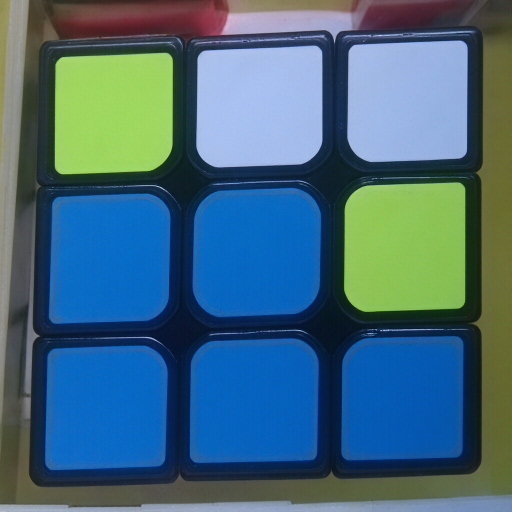
//> input picture RubiksCubeRecognition/data/cubeface1.jpg, 1024 x 1024 px (shown at 1/2 size)
$ ./main   (built with g++ and OpenCV 4)
//> lines starting //> are read from the running program, lines starting //| are printed output that depends on the picture; after the words box and inside, x2 and y2 are one past the last pixel; in counts of white or black regions, pixels touching at a corner belong together
#include <opencv2/opencv.hpp>
#include <iostream>
#include <vector>
#include <string>
#include <map>
#include <algorithm>

using namespace std;
using namespace cv;

/*************************************************************
 * 数据结构
 *************************************************************/
struct ColorRange {
    Scalar minVal;     // LAB 最小阈值
    Scalar maxVal;     // LAB 最大阈值
    string name;       // 颜色名称
    Scalar drawColor;  // 绘制颜色
    char code;         // 颜色代码（用于输出）
};

struct ColorBlock {
    Point2f center;    // 色块中心点
    string colorName;  // 颜色名称
    Scalar colorValue; // 颜色值
    Rect boundingBox;  // 边界框
    int row;           // 3x3网格中的行索引
    int col;           // 3x3网格中的列索引
    double area;       // 面积
};

/*************************************************************
 * 图像加载类
 *************************************************************/
class ImageLoader {
public:
    // 加载图像
    Mat loadImage(const string& filename) {
        Mat img = imread(filename);
        if (img.empty()) {
            cout << "无法加载图像：" << filename << endl;
        }
        else {
            cout << "成功加载图像：" << filename << endl;
        }
        return img;
    }
};

/*************************************************************
 * 色块检测与分析类
 *************************************************************/
class CubeFaceAnalyzer {
private:
    vector<ColorRange> colorTable; // 六种魔方颜色阈值
    map<string, char> colorCodes;  // 颜色名称到代码的映射

public:
    CubeFaceAnalyzer() {
        // 初始化颜色阈值表，包含六个颜色的LAB范围
        colorTable = {
            {{  0,146, 92}, { 94,187,155}, "Red",    Scalar(0,0,255), 'R'},
            {{139, 80,146}, {255,111,255}, "Yellow", Scalar(0,255,255), 'Y'},
            {{ 82, 42,  0}, {177,101,169}, "Green",  Scalar(0,255,0), 'G'},
            {{  0,  0,  0}, {255,255, 94}, "Blue",   Scalar(255,0,0), 'B'},
            {{160,127, 90}, {226,177,110}, "White",  Scalar(255,255,255), 'W'},
            {{ 87,158,106}, {163,255,172}, "Pink",   Scalar(203,192,255), 'P'}
        };

        // 初始化颜色代码映射
        for (auto& c : colorTable) {
            colorCodes[c.name] = c.code;
        }
    }

    /*********************************************************
     * 绘制虚线轮廓
     *********************************************************/
    void drawDashedContour(Mat& img, const vector<Point>& contour, Scalar color) {
        int segments = 8;      // 增加分段数，让虚线更密集
        int thickness = 5;     // 线条粗度

        for (int i = 0; i < contour.size(); i++) {
            Point p1 = contour[i];
            Point p2 = contour[(i + 1) % contour.size()];

            for (int k = 0; k < segments; k++) {
                float t1 = k / (float)segments;
                float t2 = (k + 0.5f) / (float)segments;  // 虚线的一半长度

                Point s = p1 + (p2 - p1) * t1;
                Point e = p1 + (p2 - p1) * t2;

                line(img, s, e, color, thickness, LINE_AA); // 使用抗锯齿
            }
        }
    }

    /*********************************************************
     * 比较函数：用于色块排序（先按行，再按列）
     *********************************************************/
    static bool compareColorBlocks(const ColorBlock& a, const ColorBlock& b) {
        if (a.row != b.row) {
            return a.row < b.row;
        }
        return a.col < b.col;
    }

    /*********************************************************
     * 检测并分析所有颜色色块
     *********************************************************/
    vector<ColorBlock> analyzeCubeFace(Mat& img, Mat& outputImg, bool draw = true) {
        vector<ColorBlock> allBlocks;
        Mat imgLab;
        cvtColor(img, imgLab, COLOR_BGR2Lab); // 转LAB颜色空间

        for (auto& c : colorTable) {
            Mat mask;
            inRange(imgLab, c.minVal, c.maxVal, mask); // 阈值分割

            // 形态学处理去噪
            morphologyEx(mask, mask, MORPH_OPEN, Mat(), Point(-1, -1), 2);

            // 提取轮廓
            vector<vector<Point>> contours;
            vector<Vec4i> hierarchy;
            findContours(mask, contours, hierarchy, RETR_EXTERNAL, CHAIN_APPROX_SIMPLE);

            for (int i = 0; i < contours.size(); i++) {
                double area = contourArea(contours[i]);
                if (area < 15000 || area > 150000) continue; // 过滤掉小面积噪声轮廓、阴影轮廓

                // 轮廓逼近
                float peri = arcLength(contours[i], true);
                vector<Point> approx;
                approxPolyDP(contours[i], approx, 0.002 * peri, true);

                // 绘制虚线轮廓
                if (draw) {
                    drawDashedContour(outputImg, approx, c.drawColor);
                }

                // 计算中心点
                Moments m = moments(contours[i]);
                Point2f center(m.m10 / m.m00, m.m01 / m.m00);

                // 创建色块信息
                ColorBlock block;
                block.center = center;
                block.colorName = c.name;
                block.colorValue = c.drawColor;
                block.boundingBox = boundingRect(approx);
                block.area = area;

                allBlocks.push_back(block);

                // 标注颜色名称
                if (draw) {
                    Rect boundRect = block.boundingBox;

                    // 在文字下加黑色背景条（增强对比）
                    rectangle(outputImg, Point(boundRect.x - 2, boundRect.y - 25),
                        Point(boundRect.x + 80, boundRect.y), Scalar(0, 0, 0), FILLED);

                    // 白色文字，字号更大
                    putText(outputImg, c.name, Point(boundRect.x, boundRect.y - 5),
                        FONT_HERSHEY_SIMPLEX, 1.0, Scalar(255, 255, 255), 2);
                }
            }
        }

        // 如果找到了9个色块，将它们分配到3x3网格
        if (allBlocks.size() == 9) {
            assignToGrid(allBlocks);
        }
        else {
            cout << "警告：检测到 " << allBlocks.size() << " 个色块，期望9个" << endl;
        }

        return allBlocks;
    }

    /*********************************************************
     * 将色块分配到3x3网格
     *********************************************************/
    void assignToGrid(vector<ColorBlock>& blocks) {
        // 按照Y坐标（行）排序
        vector<Point2f> centers;
        for (auto& block : blocks) {
            centers.push_back(block.center);
        }

        // 找到Y坐标的分割点（将9个点分成3行）
        vector<float> yCoords;
        for (auto& center : centers) {
            yCoords.push_back(center.y);
        }
        sort(yCoords.begin(), yCoords.end());

        // 确定行阈值
        float rowThreshold1 = yCoords[2] + (yCoords[3] - yCoords[2]) / 2;
        float rowThreshold2 = yCoords[5] + (yCoords[6] - yCoords[5]) / 2;

        // 为每个色块分配行索引
        for (auto& block : blocks) {
            if (block.center.y < rowThreshold1) {
                block.row = 0;
            }
            else if (block.center.y < rowThreshold2) {
                block.row = 1;
            }
            else {
                block.row = 2;
            }
        }

        // 对每一行按照X坐标（列）排序
        for (int r = 0; r < 3; r++) {
            vector<ColorBlock*> rowBlocks;
            for (auto& block : blocks) {
                if (block.row == r) {
                    rowBlocks.push_back(&block);
                }
            }

            // 按X坐标排序
            sort(rowBlocks.begin(), rowBlocks.end(),
                [](ColorBlock* a, ColorBlock* b) {
                    return a->center.x < b->center.x;
                });

            // 分配列索引
            for (int c = 0; c < rowBlocks.size(); c++) {
                rowBlocks[c]->col = c;
            }
        }

        // 按网格位置排序
        sort(blocks.begin(), blocks.end(), compareColorBlocks);
    }

    /*********************************************************
     * 创建颜色矩阵（3x3）并打印
     *********************************************************/
    vector<vector<char>> createColorMatrix(const vector<ColorBlock>& blocks) {
        vector<vector<char>> colorMatrix(3, vector<char>(3, ' '));

        for (const auto& block : blocks) {
            if (block.row >= 0 && block.row < 3 && block.col >= 0 && block.col < 3) {
                colorMatrix[block.row][block.col] = colorCodes[block.colorName];
            }
        }

        return colorMatrix;
    }

    /*********************************************************
     * 获取颜色映射表
     *********************************************************/
    // [7 lines left out: function getColorMap, not called in this run]

    /*********************************************************
     * 获取颜色代码映射表
     *********************************************************/
    map<char, Scalar> getColorCodeMap() const {
        map<char, Scalar> colorCodeMap;
        for (const auto& c : colorTable) {
            colorCodeMap[c.code] = c.drawColor;
        }
        return colorCodeMap;
    }
};

/*************************************************************
 * 色块标准化和魔方展开图绘制类
 *************************************************************/
class CubeVisualizer {
private:
    int blockSize = 60; // 每个色块的大小（像素）

public:
    /*********************************************************
     * 绘制单个标准化的魔方面
     *********************************************************/
    Mat drawStandardFace(const vector<vector<char>>& colorMatrix,
        const map<char, Scalar>& colorCodeMap,
        const string& faceName = "") {
        int margin = 10;
        int labelHeight = faceName.empty() ? 0 : 25;

        // 创建图像
        Mat faceImg(blockSize * 3 + margin * 2 + labelHeight,
            blockSize * 3 + margin * 2,
            CV_8UC3,
            Scalar(240, 240, 240));  // 浅灰色背景

        // 绘制每个色块
        for (int row = 0; row < 3; row++) {
            for (int col = 0; col < 3; col++) {
                char colorCode = colorMatrix[row][col];

                // 获取颜色
                Scalar blockColor = Scalar(128, 128, 128); // 默认灰色
                if (colorCodeMap.find(colorCode) != colorCodeMap.end()) {
                    blockColor = colorCodeMap.at(colorCode);
                }

                // 计算位置
                int x = margin + col * blockSize;
                int y = margin + row * blockSize;

                // 绘制色块
                rectangle(faceImg,
                    Rect(x, y, blockSize, blockSize),
                    blockColor,
                    FILLED);

                // 绘制边框
                rectangle(faceImg,
                    Rect(x, y, blockSize, blockSize),
                    Scalar(50, 50, 50),  // 深灰色边框
                    2);

                // 在中心绘制颜色代码
                string codeStr(1, colorCode);
                putText(faceImg,
                    codeStr,
                    Point(x + blockSize / 3, y + 2 * blockSize / 3),
                    FONT_HERSHEY_SIMPLEX,
                    0.7,
                    Scalar(0, 0, 0),  // 黑色文字
                    2);
            }
        }

        // 添加面名称标签（如果有）
        if (!faceName.empty()) {
            putText(faceImg,
                faceName,
                Point(margin, faceImg.rows - margin / 2),
                FONT_HERSHEY_SIMPLEX,
                0.6,
                Scalar(0, 0, 0),  // 黑色文字
                2);
        }

        return faceImg;
    }

    /*********************************************************
     * 绘制魔方展开图（使用标准4x3网格布局）
     *********************************************************/
    Mat drawCubeNet(const vector<vector<vector<char>>>& allColorMatrices,
        const map<char, Scalar>& colorCodeMap) {
        int margin = 10;

        // 计算画布尺寸：4x3网格布局
        int cols = 4 * (blockSize * 3 + margin) + margin;
        int rows = 3 * (blockSize * 3 + margin) + margin;
        Mat cubeNet = Mat::zeros(rows, cols, CV_8UC3);
        cubeNet.setTo(Scalar(240, 240, 240)); // 浅灰色背景

        // 标准魔方展开图布局：
        // 位置: (列, 行) 每个单位是一个面的大小+边距
        vector<Point> facePositions = {
            Point(1, 0),  // Up: 第0行第1列
            Point(0, 1),  // Left: 第1行第0列
            Point(1, 1),  // Front: 第1行第1列
            Point(2, 1),  // Right: 第1行第2列
            Point(3, 1),  // Back: 第1行第3列
            Point(1, 2)   // Down: 第2行第1列
        };

        vector<string> faceLabels = { "Up", "Left", "Front", "Right", "Back", "Down" };

        for (int i = 0; i < allColorMatrices.size() && i < 6; i++) {
            Point pos = facePositions[i];
            int x = margin + pos.x * (blockSize * 3 + margin);
            int y = margin + pos.y * (blockSize * 3 + margin);

            // 绘制单个面
            for (int r = 0; r < 3; r++) {
                for (int c = 0; c < 3; c++) {
                    char colorCode = allColorMatrices[i][r][c];
                    Scalar color = Scalar(128, 128, 128); // 默认灰色

                    if (colorCodeMap.find(colorCode) != colorCodeMap.end()) {
                        color = colorCodeMap.at(colorCode);
                    }

                    Rect blockRect(x + c * blockSize, y + r * blockSize, blockSize, blockSize);
                    rectangle(cubeNet, blockRect, color, FILLED);
                    rectangle(cubeNet, blockRect, Scalar(50, 50, 50), 2);

                    // 显示颜色代码
                    string codeStr(1, colorCode);
                    putText(cubeNet, codeStr,
                        Point(x + c * blockSize + blockSize / 4,
                            y + r * blockSize + 3 * blockSize / 4),
                        FONT_HERSHEY_SIMPLEX, 0.5, Scalar(0, 0, 0), 1);
                }
            }

            // 添加面标签
            putText(cubeNet, faceLabels[i], Point(x + 5, y - 5),
                FONT_HERSHEY_SIMPLEX, 0.6, Scalar(0, 0, 0), 2);
        }

        return cubeNet;
    }

    /*********************************************************
     * 创建检测结果与标准化结果的对比图
     *********************************************************/
    Mat createComparisonImage(const Mat& detectionImg,
        const Mat& standardFace,
        const string& faceName) {
        // 调整图像尺寸以匹配
        Mat resizedDetection, resizedStandard;
        int targetHeight = 400;
        int targetWidth = 400;

        resize(detectionImg, resizedDetection, Size(targetWidth, targetHeight));
        resize(standardFace, resizedStandard, Size(targetWidth, targetHeight));

        // 创建组合图像
        Mat combined(targetHeight, targetWidth * 2, CV_8UC3, Scalar(240, 240, 240));

        // 将检测图像放在左侧
        Mat leftROI = combined(Rect(0, 0, targetWidth, targetHeight));
        resizedDetection.copyTo(leftROI);

        // 将标准化图像放在右侧
        Mat rightROI = combined(Rect(targetWidth, 0, targetWidth, targetHeight));
        resizedStandard.copyTo(rightROI);


        return combined;
    }
};

/*************************************************************
 * 主程序
 *************************************************************/
int main() {
    ImageLoader loader;
    CubeFaceAnalyzer analyzer;
    CubeVisualizer visualizer;

    // 获取颜色映射
    map<char, Scalar> colorCodeMap = analyzer.getColorCodeMap();

    // 六张魔方图像
    vector<string> filenames = {
        "data/cubeface1.jpg",
        "data/cubeface2.jpg",
        "data/cubeface3.jpg",
        "data/cubeface4.jpg",
        "data/cubeface5.jpg",
        "data/cubeface6.jpg"
    };

    vector<string> faceNames = { "Front", "Back", "Left", "Right", "Up", "Down" };
    vector<vector<vector<char>>> allColorMatrices; // 存储所有面的颜色矩阵
    vector<Mat> standardFaces; // 存储标准化后的面

    // 创建输出目录
    system("mkdir -p output");

    cout << "===== 魔方颜色检测程序 =====" << endl;
    cout << "注意：请确保图像文件位于 data/ 目录下" << endl << endl;

    // 处理每个面
    for (int i = 0; i < filenames.size(); i++) {
        cout << "\n============== 处理第 " << (i + 1) << " 张图 (" << faceNames[i] << ") ==============\n";

        // 1) 加载图像
        Mat img = loader.loadImage(filenames[i]);
//> in loadImage, img is the input picture: 1024 rows x 1024 cols, CV_8UC3; mean B, G, R 124.5, 104.8, 66.8
        if (img.empty()) continue;

        // 2) 克隆原图，用于处理
        Mat processedImg = img.clone();

        // 3) 分析魔方面，检测色块
        vector<ColorBlock> blocks = analyzer.analyzeCubeFace(img, processedImg, true);
//> the loop in analyzeCubeFace, `for (auto& c : colorTable)` made 6 passes
//> (c.minVal, c.maxVal) on passes 2, 4, 5, 6: (Scalar(139, 80, 146), Scalar(255, 111, 255)), (Scalar(0), Scalar(255, 255, 94)), (Scalar(160, 127, 90), Scalar(226, 177, 110)), (Scalar(87, 158, 106), Scalar(163, 255, 172))
//> pass 1, in analyzeCubeFace, `inRange(imgLab, c.minVal, c.maxVal, mask);`:
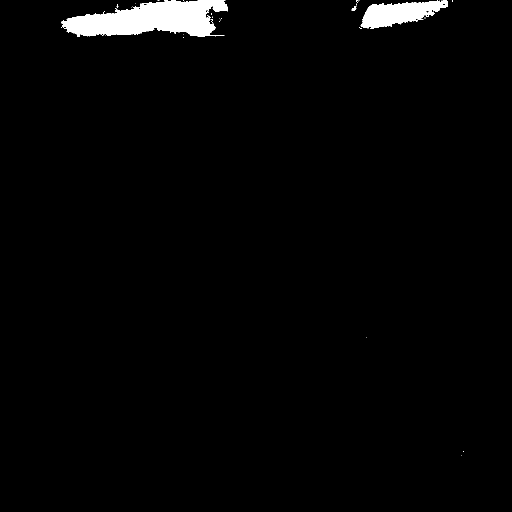
//> mask: 1024 rows x 1024 cols, CV_8UC1 (shown at 1/2 size); 2.1% white; 45 white regions (42 under 20 px), largest, box (x1, y1, x2, y2) and area: (122, 0, 456, 73) 15775, (721, 1, 896, 58) 5761, (703, 12, 713, 22) 53
//> pass 1, in analyzeCubeFace, `morphologyEx(mask, mask, MORPH_OPEN, Mat(), Point(-1, -1), 2);`:
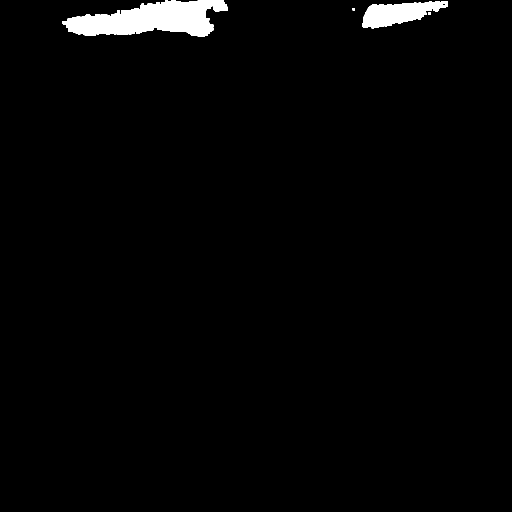
//> mask: 1024 rows x 1024 cols, CV_8UC1 (shown at 1/2 size); 2% white; 4 white regions, box (x1, y1, x2, y2) and area: (124, 0, 456, 73) 15206, (725, 2, 896, 57) 5499, (856, 25, 862, 30) 30, (705, 16, 710, 21) 25
//> pass 2, in analyzeCubeFace, `inRange(imgLab, c.minVal, c.maxVal, mask);`:
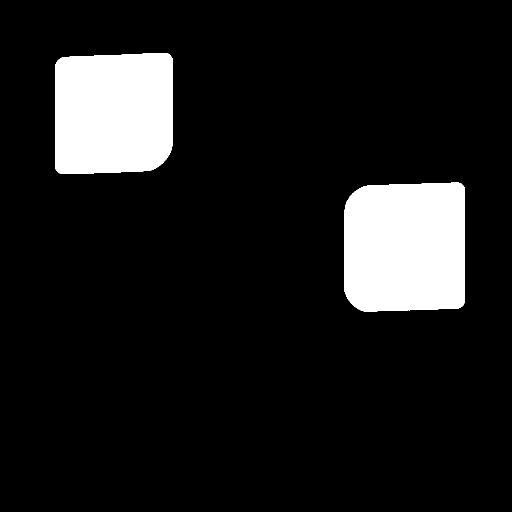
//> mask: 1024 rows x 1024 cols, CV_8UC1 (shown at 1/2 size); 10.9% white; 2 white regions, box (x1, y1, x2, y2) and area: (688, 365, 930, 624) 59533, (110, 106, 346, 348) 54294
//> after the loop in analyzeCubeFace, `for (auto& c : colorTable)`:
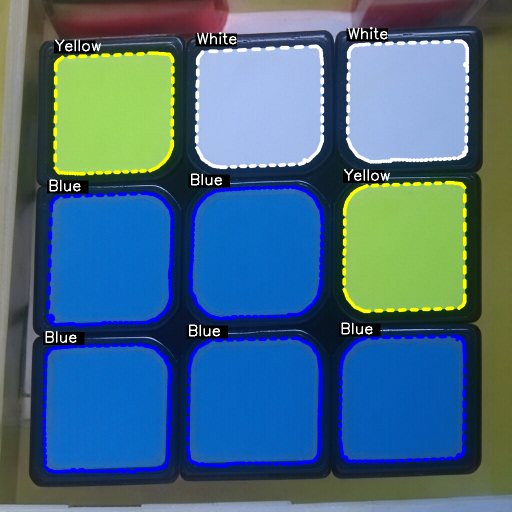
//> outputImg: 1024 rows x 1024 cols, CV_8UC3 (shown at 1/2 size); 7.98% of pixels changed, all inside (x1, y1, x2, y2) = (84, 54, 939, 948)
//> after the loop in analyzeCubeFace, `for (auto& c : colorTable)`: allBlocks = 9 items
//> the loop in assignToGrid, `for (auto& block : blocks)` made 9 passes
//> the loop in assignToGrid, `for (auto& center : centers)` made 9 passes
//> center on passes 1 to 8: Point(810.8, 494.1), Point(226.1, 225.8), Point(212.8, 817.5), Point(508.1, 804.4), Point(805.6, 797.7), Point(218.7, 518), Point(513, 505.2), Point(518.9, 212.1)
//> in assignToGrid, `sort(yCoords.begin(), yCoords.end());`: yCoords = [201.7, 212.1, 225.8, 494.1, 505.2, 518, 797.7, 804.4, 817.5]
//> in assignToGrid, `float rowThreshold1 = yCoords[2] + (yCoords[3] - yCoords[2]) / 2;`: rowThreshold1 = 360
//> in assignToGrid, `float rowThreshold2 = yCoords[5] + (yCoords[6] - yCoords[5]) / 2;`: rowThreshold2 = 657.9
//> blocks = 9 items

        cout << "检测到 " << blocks.size() << " 个色块" << endl;
//| 检测到 9 个色块

        // 4) 创建颜色矩阵并打印
        vector<vector<char>> colorMatrix = analyzer.createColorMatrix(blocks);
//> the loop in createColorMatrix, `for (const auto& block : blocks)` made 9 passes
//> colorMatrix = 3 items

        cout << "颜色矩阵 (" << faceNames[i] << "):" << endl;
        for (int row = 0; row < 3; row++) {
            for (int col = 0; col < 3; col++) {
                cout << colorMatrix[row][col] << " ";
            }
            cout << endl;
        }

        // 5) 保存颜色矩阵
        allColorMatrices.push_back(colorMatrix);
//> allColorMatrices = 1 item

        // 6) 创建标准化面
        Mat standardFace = visualizer.drawStandardFace(colorMatrix, colorCodeMap, faceNames[i]);
//> after the loop in drawStandardFace, `for (int row = 0; row < 3; row++)`:
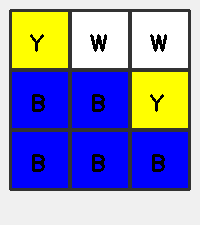
//> faceImg: 225 rows x 200 cols, CV_8UC3; mean B, G, R 186.8, 137.1, 137.1
//> in drawStandardFace, `putText(faceImg, faceName, Point(margin, faceImg.rows - margin / 2), F..`:
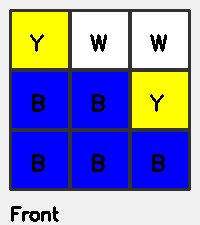
//> faceImg: 225 rows x 200 cols, CV_8UC3; 0.74% of pixels changed, all inside (x1, y1, x2, y2) = (11, 206, 59, 222)
        standardFaces.push_back(standardFace);

        // 7) 创建检测结果与标准化结果的对比图
        Mat comparison = visualizer.createComparisonImage(processedImg, standardFace, faceNames[i]);
//> in createComparisonImage, `resize(standardFace, resizedStandard, Size(targetWidth, targetHeight));`:
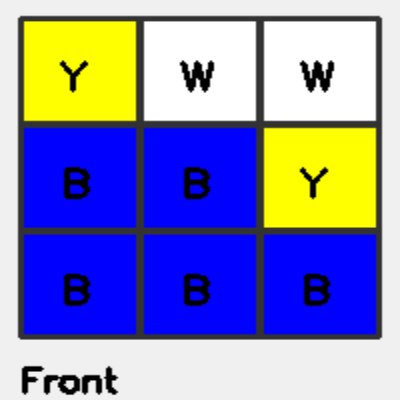
//> resizedStandard: 400 rows x 400 cols, CV_8UC3; mean B, G, R 185.1, 135.3, 135.3
//> (the rest of the program and of its run is left out)
